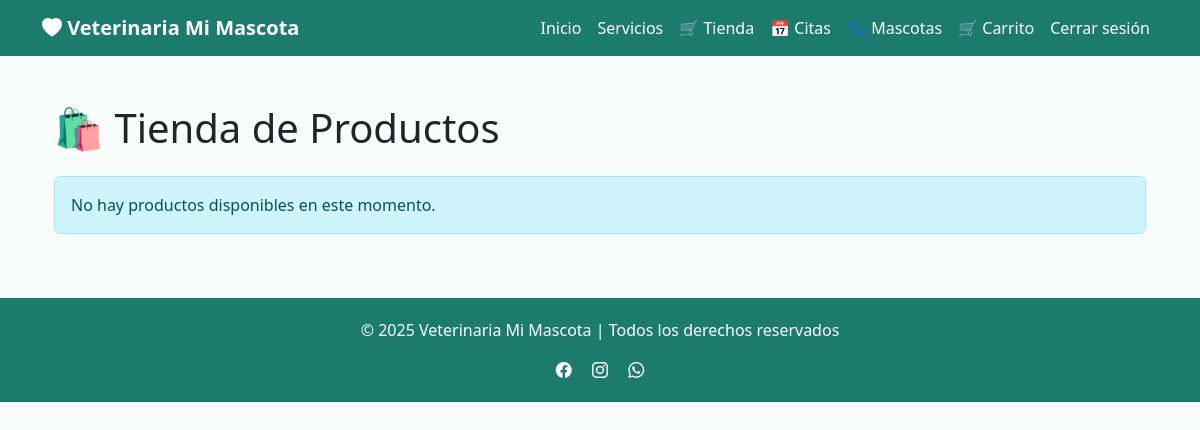
The app's page /producto/tienda (signed in), older data.
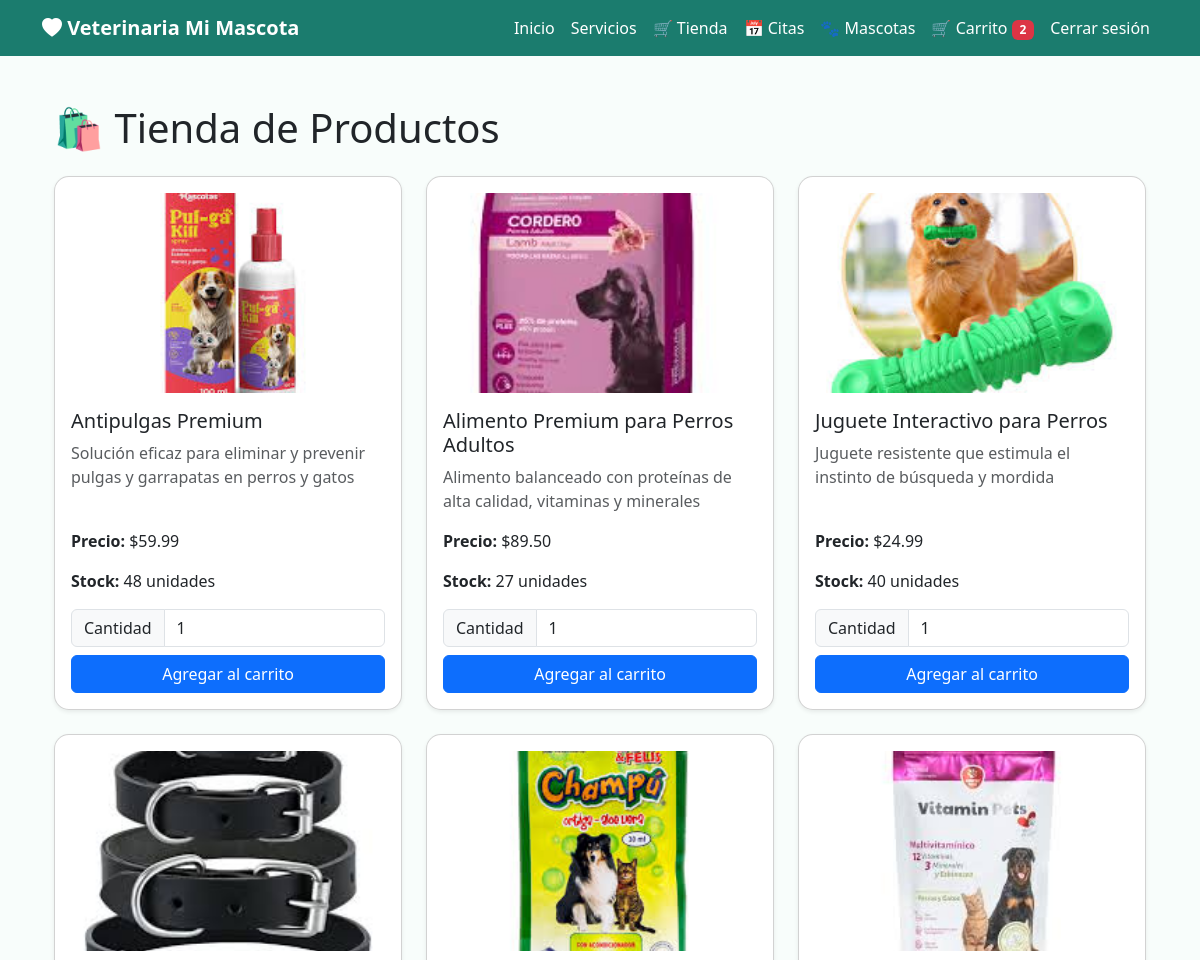
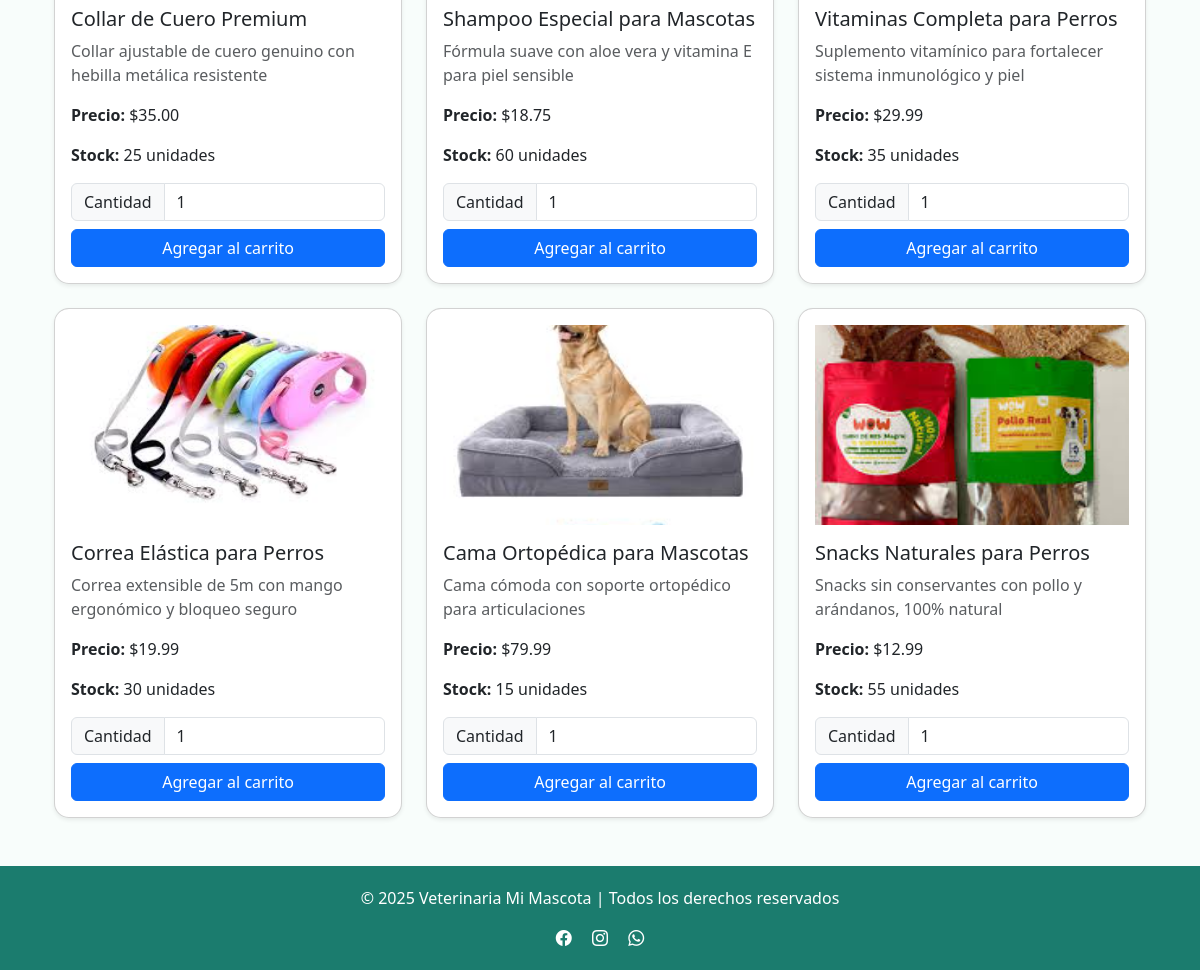
The same page, newer data (2 pictures, top to bottom).
### app/models/producto.py (models this page shows, shortened)
class Producto(db.Model):
    __tablename__ = 'productos'
    id_producto = db.Column(db.Integer, primary_key=True)
    nombre = db.Column(db.String(100), nullable=False)
    descripcion = db.Column(db.Text)
    precio = db.Column(db.Float, nullable=False)
    stock = db.Column(db.Integer, default=0)
    imagen = db.Column(db.String(200), default='/static/img/producto-default.jpg')
    categoria = db.Column(db.String(50))
    receta_medicamentos = db.relationship('RecetaMedicamento', back_populates='medicamento')

### app/routes/producto.py (the view)
@producto_bp.route('/tienda')
def tienda():
    productos = Producto.query.all()
    return render_template('producto/tienda.html', productos=productos)

### app/templates/producto/tienda.html (shortened to what this page needs)
{% extends "base.html" %}
{% block content %}
<div class="container py-4">
    <h1 class="mb-4">🛍️ Tienda de Productos</h1>
    {% if productos|length == 0 %}
        <div class="alert alert-info">
             No hay productos disponibles en este momento.
        </div>
    {% else %}
        <div class="row row-cols-1 row-cols-md-2 row-cols-lg-3 g-4">
            {% for producto in productos %}
            <div class="col">
                <div class="card h-100 shadow-sm">
                    <div class="card-body d-flex flex-column">
                        {% if producto.imagen %}
            <img src="{{ url_for('static', filename='img/' + producto.imagen) }}"
                 class="img-fluid mb-3"
                 alt="{{ producto.nombre }}"
                 style="max-height: 200px; object-fit: cover;">
        {% else %}
            <div class="text-center text-muted">Sin imagen</div>
        {% endif %}
                        <h5 class="card-title">{{ producto.nombre }}</h5>
                        <p class="card-text text-muted">{{ producto.descripcion[:100] }}{% if producto.descripcion|length > 100 %}...{% endif %}</p>
                        <div class="mt-auto">
                            <p class="card-text">
                                <strong>Precio:</strong> ${{ "%.2f"|format(producto.precio|float) }}
                            </p>
                            <p class="card-text">
                                <strong>Stock:</strong> {{ producto.stock }} unidades
                            </p>
                            <form method="POST" action="{{ url_for('carrito.agregar', id_producto=producto.id_producto) }}" class="mt-3">
                                <div class="input-group mb-2">
                                    <span class="input-group-text">Cantidad</span>
                                    <input
                                        type="number"
                                        name="cantidad"
                                        value="1"
                                        min="1"
                                        max="{{ producto.stock }}"
                                        class="form-control"
                                        required
                                    >
                                </div>
                                <button type="submit" class="btn btn-primary w-100">
                                     Agregar al carrito
                                </button>
                            </form>
                        </div>
                    </div>
                </div>
            </div>
            {% endfor %}
        </div>
    {% endif %}
</div>
{% endblock %}

### app/templates/base.html (shortened to what this page needs)
<!DOCTYPE html>
<html lang="es">
<head>
    <link href="https://cdn.jsdelivr.net/npm/bootstrap@5.3.3/dist/css/bootstrap.min.css" rel="stylesheet">
    <link href="https://cdn.jsdelivr.net/npm/bootstrap-icons/font/bootstrap-icons.css" rel="stylesheet">
    <link rel="stylesheet" href="https://cdn.jsdelivr.net/npm/flatpickr/dist/flatpickr.min.css">
</head>
<body>
    {% block navbar %}
    <nav class="navbar navbar-expand-lg navbar-mi-mascota">
        <div class="container">
            <a class="navbar-brand fw-bold" href="{{ url_for('main.home') }}">
                <i class="bi bi-heart-fill"></i> Veterinaria Mi Mascota
            </a>
            <div class="collapse navbar-collapse" id="menu">
                <ul class="navbar-nav ms-auto">
                    <li class="nav-item"><a class="nav-link" href="{{ url_for('main.home') }}">Inicio</a></li>
                    <li class="nav-item"><a class="nav-link" href="#">Servicios</a></li>
                    <li class="nav-item"><a class="nav-link" href="{{ url_for('producto.tienda') }}">🛒 Tienda</a></li>
                    {% if current_user.is_authenticated %}
                        {% if current_user.rol == 'admin' %}
                            <li class="nav-item"><a class="nav-link" href="{{ url_for('main.admin_panel') }}">🛠️ Admin</a></li>
                        {% elif current_user.rol == 'veterinario' %}
                            <li class="nav-item"><a class="nav-link" href="{{ url_for('main.veterinario_panel') }}">🩺 Veterinario</a></li>
                            <li class="nav-item"><a class="nav-link" href="{{ url_for('medicamento.listar') }}">💊 Medicamentos</a></li>
                        {% else %}
                            <li class="nav-item"><a class="nav-link" href="{{ url_for('citas.listar_citas') }}">📅 Citas</a></li>
                            <li class="nav-item"><a class="nav-link" href="{{ url_for('mascotas.index') }}">🐾 Mascotas</a></li>
                            <li class="nav-item">
                                <a class="nav-link" href="{{ url_for('carrito.ver') }}">
                                    🛒 Carrito
                                    {% if current_user.carrito and current_user.carrito.items %}
                                        <span class="badge bg-danger">{{ current_user.carrito.items|length }}</span>
                                    {% endif %}
                                </a>
                            </li>
                        {% endif %}
                        <li class="nav-item"><a class="nav-link" href="{{ url_for('auth.logout') }}">Cerrar sesión</a></li>
                    {% else %}
                        <li class="nav-item"><a class="nav-link" href="{{ url_for('auth.login') }}">Iniciar sesión</a></li>
                    {% endif %}
                </ul>
            </div>
        </div>
    </nav>
    {% endblock %}
    <main class="container my-4">
        {% block content %}{% endblock %}
    </main>
    {% block footer %}
    <footer>
        <div class="container text-center">
            <p>&copy; 2025 Veterinaria Mi Mascota | Todos los derechos reservados</p>
            <div>
                <a href="#" class="text-white me-3"><i class="bi bi-facebook"></i></a>
                <a href="#" class="text-white me-3"><i class="bi bi-instagram"></i></a>
                <a href="#" class="text-white"><i class="bi bi-whatsapp"></i></a>
            </div>
        </div>
    </footer>
    {% endblock %}
</body>
</html>

### app/templates/base.html (style rules this page uses)
body { background-color: #f8fdfb; }
.navbar-mi-mascota { background-color: #1b7c6e !important; }
.navbar-mi-mascota .navbar-brand, .navbar-mi-mascota .nav-link { color: #fff !important; }
.navbar-mi-mascota .collapse.navbar-collapse { background-color: #1b7c6e !important; }
.card { border-radius: 15px; }
footer { background-color: #1b7c6e; color: white; padding: 20px 0; }

Row changes from the older to the newer data that the page shows:
added Producto: imagen (picture), nombre "Antipulgas Premium", descripcion "Solución eficaz para eliminar y prevenir pulgas y garrapatas en perros y gatos", precio "59.99", stock "48", cantidad "1"
added Producto: imagen (picture), nombre "Alimento Premium para Perros Adultos", descripcion "Alimento balanceado con proteínas de alta calidad, vitaminas y minerales", precio "89.50", stock "27", cantidad "1"
added Producto: imagen (picture), nombre "Juguete Interactivo para Perros", descripcion "Juguete resistente que estimula el instinto de búsqueda y mordida", precio "24.99", stock "40", cantidad "1"
added Producto: imagen (picture), nombre "Collar de Cuero Premium", descripcion "Collar ajustable de cuero genuino con hebilla metálica resistente", precio "35.00", stock "25", cantidad "1"
added Producto: imagen (picture), nombre "Shampoo Especial para Mascotas", descripcion "Fórmula suave con aloe vera y vitamina E para piel sensible", precio "18.75", stock "60", cantidad "1"
added Producto: imagen (picture), nombre "Vitaminas Completa para Perros", descripcion "Suplemento vitamínico para fortalecer sistema inmunológico y piel", precio "29.99", stock "35", cantidad "1"
added Producto: imagen (picture), nombre "Correa Elástica para Perros", descripcion "Correa extensible de 5m con mango ergonómico y bloqueo seguro", precio "19.99", stock "30", cantidad "1"
added Producto: imagen (picture), nombre "Cama Ortopédica para Mascotas", descripcion "Cama cómoda con soporte ortopédico para articulaciones", precio "79.99", stock "15", cantidad "1"
added Producto: imagen (picture), nombre "Snacks Naturales para Perros", descripcion "Snacks sin conservantes con pollo y arándanos, 100% natural", precio "12.99", stock "55", cantidad "1"
Text that changed along with them:
{{ current_user.carrito.items|length }}: (not shown) → "2"
text no longer shown: "No hay productos disponibles en este momento."
